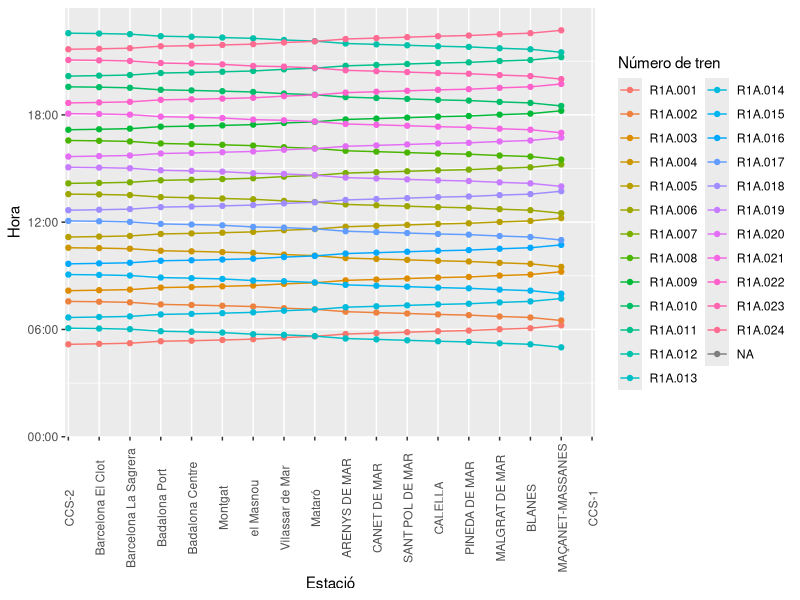

Source code (R):
## ---- chunk 1
knitr::opts_chunk$set(echo = TRUE)
library(tidyverse)
library(readxl)
library(here)
## ---- chunk 2
CTC1S1 <- read_xlsx(here("dades","1S1.xlsx"))
## ---- chunk 3
malla_CTC1S1 <- ggplot(data = CTC1S1, aes(x = station, y = departure, group = train_number)) +
  geom_line(
    aes(colour = train_number)) +
  theme(
    axis.text.x = element_text(angle=90,vjust =0.6)) +
  coord_cartesian(expand = FALSE, xlim = c(0.9, 18.1), ylim = c(ymd_hms("1899-12-31 00:00:00"),ymd_hms("1899-12-31 23:59:59"))) +
  labs(
    x = "Estació",
    y = "Hora",
    colour = "Número de tren") +
  scale_x_discrete(limits=CTC1S1$station) +
  scale_y_datetime(date_label = "%H:%M") +
  geom_point(
    aes(colour = train_number))
  ## Per tenir bé l'eix x cal posar tots els punts en ordre al principi sense dades
## ---- chunk 4
ggsave(here("malles", "CTC1S1.jpg"), plot = malla_CTC1S1, dpi = 300,  width = 20, height = 80, units = "cm") ##This saves last graph run

## Canviar plot per el que vull generar. Esborrar anterior abans de generar
## ---- chunk 5
Malgrat_de_mar_horari <- CTC1S1 %>%
  filter(station == "MALGRAT DE MAR") %>%
  arrange(departure)
## ---- chunk 6
R1A_001_horari <- CTC1S1 %>%
  filter(train_number == "R1A.001") %>%
  arrange(departure)
